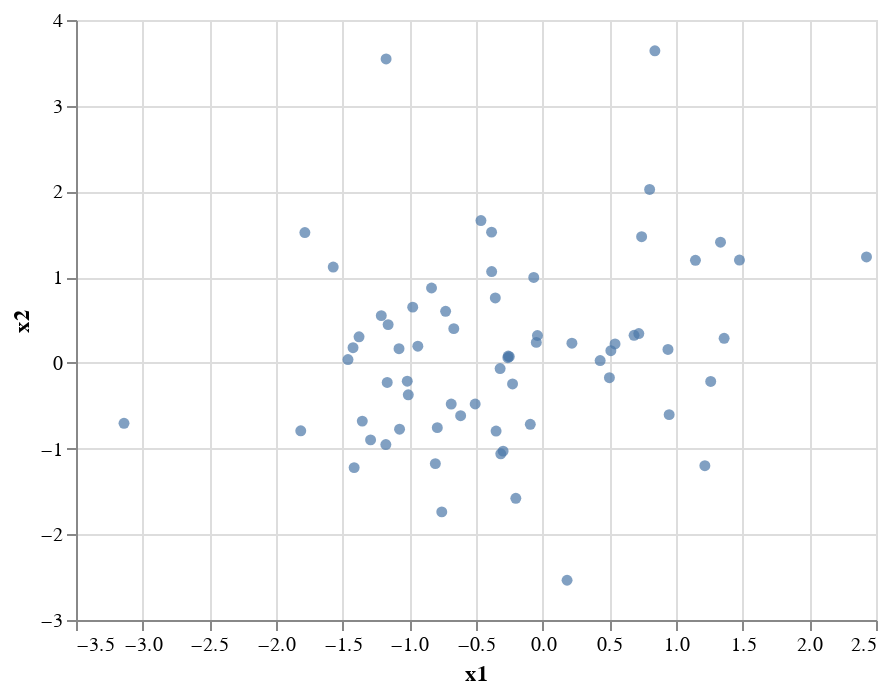

Write notebook code for a chart like this one.
### Code cell
# prompt: Using dataframe x_train: scatter

import altair as alt

alt.Chart(x_train).mark_circle().encode(
    x='x1',
    y='x2'
)

### Figure 1 — Vega-Lite specification as saved in the notebook (floating-point values rounded to 4 significant figures)
{"config": {"view": {"continuousWidth": 400, "continuousHeight": 300}}, "data": {"name": "data-c897e2846fc09257be5090a6ec6463b7"}, "mark": "circle", "encoding": {"x": {"field": "x1", "type": "quantitative"}, "y": {"field": "x2", "type": "quantitative"}}, "$schema": "https://vega.github.io/schema/vega-lite/v4.17.0.json", "datasets": {"data-c897e2846fc09257be5090a6ec6463b7": [{"x1": -0.3833, "x2": 1.525}, {"x1": -0.7278, "x2": 0.6014}, {"x1": 1.361, "x2": 0.2867}, {"x1": 1.26, "x2": -0.2171}, {"x1": -1.784, "x2": 1.52}, {"x1": -0.6859, "x2": -0.4812}, {"x1": 2.429, "x2": 1.236}, {"x1": -0.3494, "x2": -0.7959}, {"x1": -0.2583, "x2": 0.07985}, {"x1": -1.016, "x2": -0.214}, {"x1": -0.6151, "x2": -0.6167}, {"x1": -3.14, "x2": -0.7048}, {"x1": 0.8417, "x2": 3.641}, {"x1": -0.9746, "x2": 0.65}, {"x1": -0.2258, "x2": -0.2463}, {"x1": -1.073, "x2": -0.7739}, {"x1": 0.6856, "x2": 0.321}, {"x1": 0.7422, "x2": 1.472}, {"x1": -1.008, "x2": -0.3731}, {"x1": 0.5115, "x2": 0.1424}, {"x1": -1.077, "x2": 0.1651}, {"x1": 0.183, "x2": -2.536}, {"x1": -0.3825, "x2": 1.066}, {"x1": -1.414, "x2": -1.222}, {"x1": 0.5428, "x2": 0.2207}, {"x1": -0.5061, "x2": -0.48}, {"x1": -0.8049, "x2": -1.175}, {"x1": -0.463, "x2": 1.66}, {"x1": -1.571, "x2": 1.118}, {"x1": -1.422, "x2": 0.1765}, {"x1": 0.9487, "x2": -0.604}, {"x1": -1.21, "x2": 0.5509}, {"x1": -0.2966, "x2": -1.03}, {"x1": -1.174, "x2": 3.546}, {"x1": -0.261, "x2": 0.06066}, {"x1": -0.3552, "x2": 0.7569}, {"x1": -0.09275, "x2": -0.7168}, {"x1": -1.814, "x2": -0.7923}, {"x1": -0.3141, "x2": -1.061}, {"x1": -1.159, "x2": 0.4463}, {"x1": 0.4312, "x2": 0.0272}, {"x1": -0.06687, "x2": 0.9969}, {"x1": 0.721, "x2": 0.342}, {"x1": -0.6666, "x2": 0.3992}, {"x1": 1.334, "x2": 1.408}, {"x1": -0.3191, "x2": -0.06661}, {"x1": -1.291, "x2": -0.8986}, {"x1": 1.216, "x2": -1.199}, {"x1": -1.377, "x2": 0.3038}, {"x1": 0.9398, "x2": 0.157}, {"x1": 0.8022, "x2": 2.023}, {"x1": -1.353, "x2": -0.6796}, {"x1": -0.0477, "x2": 0.2387}, {"x1": 0.5006, "x2": -0.1733}, {"x1": -0.9363, "x2": 0.1939}, {"x1": 1.146, "x2": 1.196}, {"x1": -0.03926, "x2": 0.3192}, {"x1": -0.2013, "x2": -1.58}, {"x1": -0.2504, "x2": 0.07287}, {"x1": 0.2194, "x2": 0.2295}, {"x1": -1.46, "x2": 0.03813}, {"x1": -0.8334, "x2": 0.8733}, {"x1": -0.7902, "x2": -0.7559}, {"x1": -1.176, "x2": -0.9527}, {"x1": -0.7567, "x2": -1.739}, {"x1": 1.476, "x2": 1.199}, {"x1": -1.166, "x2": -0.2288}]}}
